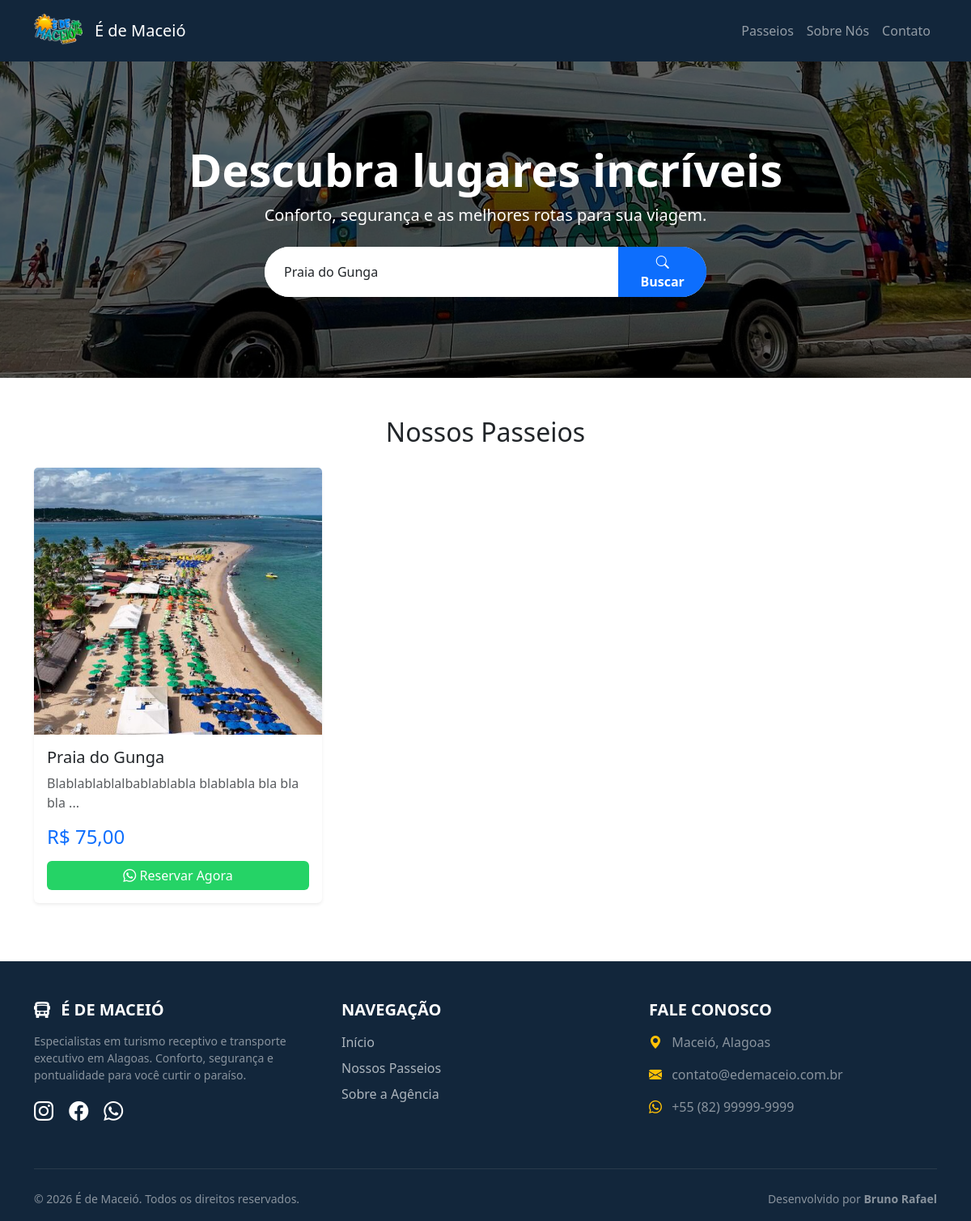
The page /public/index.php?busca=Praia do Gunga on the database its author committed.
### tables this page shows
CREATE TABLE `passeios` (
  `id` int(11) NOT NULL,
  `titulo` varchar(150) NOT NULL,
  `descricao` text NOT NULL,
  `roteiro` text DEFAULT NULL,
  `preco` decimal(10,2) DEFAULT NULL,
  `imagem` varchar(255) DEFAULT NULL,
  `ativo` tinyint(1) DEFAULT 1,
  `created_at` timestamp NOT NULL DEFAULT current_timestamp()
);

CREATE TABLE `site_config` (
  `id` int(11) NOT NULL DEFAULT 1,
  `nome_site` varchar(100) DEFAULT 'É de Maceió Turismo',
  `whatsapp` varchar(20) DEFAULT '5582999999999',
  `instagram` varchar(255) DEFAULT '#',
  `facebook` varchar(255) DEFAULT '#',
  `email_contato` varchar(100) DEFAULT 'contato@edemaceio.com.br',
  `endereco` text DEFAULT 'Maceió, Alagoas'
);

### config/database.php (called while the page is built, shortened)
<?php
$host = 'localhost';
$db   = 'turismo_db';
$user = 'root';
$pass = '';
$charset = 'utf8mb4';
$dsn = "mysql:host=$host;dbname=$db;charset=$charset";
$options = [
    PDO::ATTR_ERRMODE            => PDO::ERRMODE_EXCEPTION,
    PDO::ATTR_DEFAULT_FETCH_MODE => PDO::FETCH_ASSOC,
    PDO::ATTR_EMULATE_PREPARES   => false,
];
try {
    $pdo = new PDO($dsn, $user, $pass, $options);
} catch (\PDOException $e) {
    throw new \PDOException($e->getMessage(), (int)$e->getCode());
}
try {
    $stmtConfig = $pdo->query("SELECT * FROM site_config WHERE id = 1 LIMIT 1");
    $siteConfig = $stmtConfig->fetch(PDO::FETCH_ASSOC);
} catch (Exception $e) {
}
?>

### public/index.php (the view, shortened to what this page needs)
<?php
require_once __DIR__ . '/../config/database.php';
$itensPorPagina = 6;
$paginaAtual = filter_input(INPUT_GET, 'pagina', FILTER_VALIDATE_INT) ?? 1;
$offset = ($paginaAtual - 1) * $itensPorPagina;
$busca = filter_input(INPUT_GET, 'busca', FILTER_SANITIZE_SPECIAL_CHARS);
try {
    if ($busca) {
        $sql = "SELECT * FROM passeios
                WHERE ativo = 1 AND (titulo LIKE :busca1 OR descricao LIKE :busca2)
                ORDER BY id DESC
                LIMIT :limite OFFSET :offset";
        $stmt = $pdo->prepare($sql);
        $stmt->bindValue(':busca1', '%' . $busca . '%');
        $stmt->bindValue(':busca2', '%' . $busca . '%');
    } else {
        $sql = "SELECT * FROM passeios
                WHERE ativo = 1
                ORDER BY id DESC
                LIMIT :limite OFFSET :offset";
        $stmt = $pdo->prepare($sql);
    }
    $stmt->bindValue(':limite', $itensPorPagina, PDO::PARAM_INT);
    $stmt->bindValue(':offset', $offset, PDO::PARAM_INT);
    $stmt->execute();
    $passeios = $stmt->fetchAll();
} catch (PDOException $e) {
    die("Erro ao carregar os passeios. Por favor, tente novamente.");
}
require_once __DIR__ . '/../views/partials/header.php';
?>
<header class="hero-section">
    <div class="container">
        <h1 class="display-4 fw-bold">Descubra lugares incríveis</h1>
        <p class="lead mb-4">Conforto, segurança e as melhores rotas para sua viagem.</p>
        <div class="row justify-content-center">
            <div class="col-md-6">
                <form action="index" method="GET" class="d-flex shadow-sm rounded-pill overflow-hidden bg-white">
                    <input type="text" name="busca" class="form-control border-0 py-3 ps-4"
                           placeholder="Para onde você quer ir? (Ex: Maragogi)"
                           value="<?= isset($_GET['busca']) ? htmlspecialchars($_GET['busca']) : '' ?>"
                           style="box-shadow: none;">
                    <button type="submit" class="btn btn-primary px-4 fw-bold rounded-0">
                        <i class="bi bi-search"></i> Buscar
                    </button>
                </form>
            </div>
        </div>
    </div>
</header>
<main class="container my-5" id="passeios">
    <h2 class="text-center mb-4">Nossos Passeios</h2>
    <div class="row">
        <?php if (count($passeios) > 0): ?>
            <?php foreach ($passeios as $passeio): ?>
                <div class="col-md-4 mb-4">
                    <div class="card h-100 shadow-sm position-relative">
                        <?php
                            $imgSrc = $passeio['imagem'] ? 'uploads/' . $passeio['imagem'] : 'https://placehold.co/600x400?text=Sem+Foto';
                        ?>
                        <img src="<?= htmlspecialchars($imgSrc) ?>" class="card-img-top" alt="<?= htmlspecialchars($passeio['titulo']) ?>">
                        <div class="card-body d-flex flex-column">
                            <h5 class="card-title">
                                <a href="detalhes?id=<?= $passeio['id'] ?>" class="text-decoration-none text-dark stretched-link">
                                    <?= htmlspecialchars($passeio['titulo']) ?>
                                </a>
                            </h5>
                            <p class="card-text flex-grow-1 text-muted">
                                <?= htmlspecialchars(substr($passeio['descricao'], 0, 100)) ?>...
                            </p>
                            <h4 class="text-primary mb-3">
                                R$ <?= number_format($passeio['preco'], 2, ',', '.') ?>
                            </h4>
                            <?php
                                $msg = "Olá! Vi o passeio *" . $passeio['titulo'] . "* no site e gostaria de mais informações.";
                                $linkZap = "https://wa.me/5582999999999?text=" . urlencode($msg);
                            ?>
                            <a href="<?= $linkZap ?>" target="_blank" class="btn whatsapp-btn w-100" style="position: relative; z-index: 2;">
                                <i class="bi bi-whatsapp"></i> Reservar Agora
                            </a>
                        </div>
                    </div>
                </div>
            <?php endforeach; ?>
        <?php endif; ?>
    </div>
</main>
<?php
require_once __DIR__ . '/../views/partials/footer.php';
?>

### views/partials/footer.php (shortened to what this page needs)
<footer class="bg-navbar-marine text-white pt-5 pb-3 mt-auto">
        <div class="container">
            <div class="row">
                <div class="col-md-4 mb-4">
                    <h5 class="text-uppercase fw-bold mb-3">
                        <i class="bi bi-bus-front-fill me-2"></i> É de Maceió
                    </h5>
                    <p class="text-white-50 small">
                        Especialistas em turismo receptivo e transporte executivo em Alagoas.
                        Conforto, segurança e pontualidade para você curtir o paraíso.
                    </p>
                    <div class="mt-3">
                        <a href="<?= htmlspecialchars($siteConfig['instagram']) ?>" target="_blank" class="social-icon"><i class="bi bi-instagram"></i></a>
                        <a href="<?= htmlspecialchars($siteConfig['facebook']) ?>" target="_blank" class="social-icon"><i class="bi bi-facebook"></i></a>
                        <a href="https://wa.me/<?= $siteConfig['whatsapp'] ?>" target="_blank" class="social-icon"><i class="bi bi-whatsapp"></i></a>
                    </div>
                </div>
                <div class="col-md-4 mb-4">
                    <h5 class="text-uppercase fw-bold mb-3">Navegação</h5>
                    <ul class="list-unstyled">
                        <li class="mb-2"><a href="<?= isset($basePath) ? $basePath : '' ?>index" class="footer-link">Início</a></li>
                        <li class="mb-2"><a href="<?= isset($basePath) ? $basePath : '' ?>index#passeios" class="footer-link">Nossos Passeios</a></li>
                        <li class="mb-2"><a href="<?= isset($basePath) ? $basePath : '' ?>sobre" class="footer-link">Sobre a Agência</a></li>
                    </ul>
                </div>
                <div class="col-md-4 mb-4">
                    <h5 class="text-uppercase fw-bold mb-3">Fale Conosco</h5>
                    <ul class="list-unstyled text-white-50">
                        <li class="mb-3">
                            <i class="bi bi-geo-alt-fill me-2 text-warning"></i>
                            <?= htmlspecialchars($siteConfig['endereco']) ?>
                        </li>
                        <li class="mb-3">
                            <i class="bi bi-envelope-fill me-2 text-warning"></i>
                            <a href="mailto:<?= htmlspecialchars($siteConfig['email_contato']) ?>" class="text-white-50 text-decoration-none">
                                <?= htmlspecialchars($siteConfig['email_contato']) ?>
                            </a>
                        </li>
                        <li class="mb-3">
                            <i class="bi bi-whatsapp me-2 text-warning"></i>
                            <?php
                                $zap = $siteConfig['whatsapp'];
                                echo strlen($zap) > 10 ? '+' . substr($zap, 0, 2) . ' (' . substr($zap, 2, 2) . ') ' . substr($zap, 4, 5) . '-' . substr($zap, 9) : $zap;
                            ?>
                        </li>
                    </ul>
                </div>
            </div>
            <hr class="border-secondary my-4">
            <div class="row align-items-center">
                <div class="col-md-6 text-center text-md-start">
                    <small class="text-white-50">
                        &copy; <?= date('Y') ?> <?= htmlspecialchars($siteConfig['nome_site']) ?>. Todos os direitos reservados.
                    </small>
                </div>
                <div class="col-md-6 text-center text-md-end">
                    <small class="text-white-50">
                        Desenvolvido por <strong>Bruno Rafael</strong>
                    </small>
                </div>
            </div>
        </div>
    </footer>
</html>

### public/css/style.css (style rules this page uses)
:root { --cor-primaria: #0d6efd; --cor-secundaria: #6c757d; --cor-marine: #12263bff; --cor-zap: #25D366; --cor-zap-hover: #128C7E; --cor-warning: #ffc107; }
body { font-family: system-ui, -apple-system, "Segoe UI", Roboto, "Helvetica Neue", Arial, sans-serif; }
.bg-navbar-marine { background-color: var(--cor-marine); }
.hero-section { background: linear-gradient(rgba(0,0,0,0.6), rgba(0,0,0,0.6)), url('../../models/img/van-banner.jpg') no-repeat center center; background-size: cover; background-position: center; color: white; padding: 100px 0; text-align: center; }
.card { border: none; transition: transform 0.3s ease, box-shadow 0.3s ease; }
.card-img-top { width: 100%; height: 330px; object-fit: cover; }
.whatsapp-btn { background-color: var(--cor-zap); color: white; border: none; transition: all 0.3s; }
.footer-link { color: #adb5bd; text-decoration: none; transition: color 0.3s ease, padding-left 0.3s ease; }
.social-icon { font-size: 1.5rem; margin-right: 15px; color: #fff; transition: transform 0.3s, color 0.3s; }

### rows shown on the page
passeios: imagem (picture), titulo "Praia do Gunga", descricao "Blablablablalbablablabla blablabla bla bla bla", preco "75,00"
site_config: endereco "Maceió, Alagoas", email_contato "contato@edemaceio.com.br", whatsapp "55", whatsapp "82", whatsapp "99999", whatsapp "9999", nome_site "É de Maceió"
